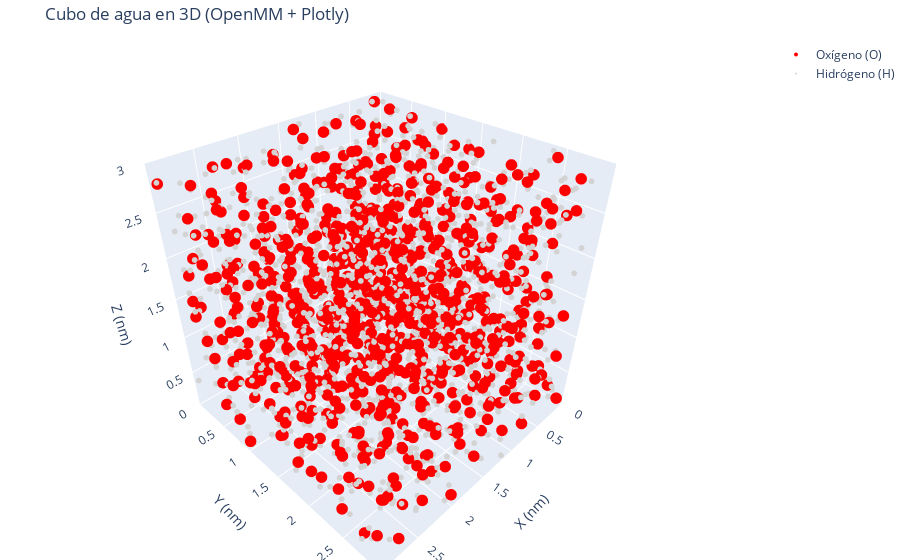
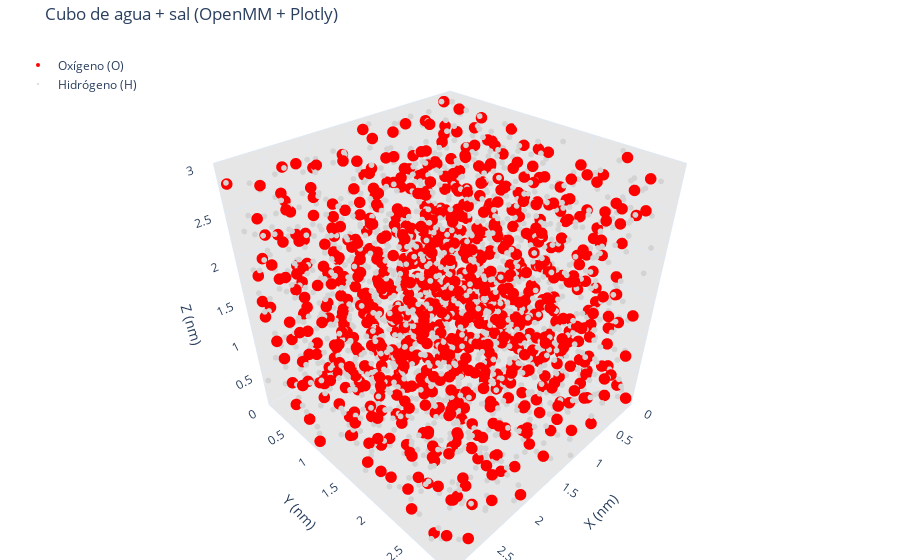

Notebook code cell kept with these figures, in order:
### Code cell
from openmm.app import *
from openmm import *
from openmm.unit import *
from openmm.app import PDBFile
import matplotlib.pyplot as plt
from mpl_toolkits.mplot3d import Axes3D  # necesario para 3D
import numpy as np
import plotly.graph_objects as go
from openmm import unit


# Crear un sistema vacío (solo caja)
topology = Topology()
positions = []

# Crear la caja vacía de 3x3x3 nm
boxSize = Vec3(3.0, 3.0, 3.0) * nanometers  # CORREGIDO

# Crear un sistema vacío con una sola molécula ficticia
modeller = Modeller(topology, positions)

# Cargar el modelo de agua TIP3P
forcefield = ForceField('tip3p.xml')

# Añadir agua para llenar la caja
modeller.addSolvent(forcefield,
                    model='tip3p',
                    boxSize=boxSize)

# Crear el sistema de OpenMM
system = forcefield.createSystem(modeller.topology,
                                 nonbondedMethod=NoCutoff,
                                 constraints=None)

# Guardar a archivo PDB para visualizar (opcional)
with open("cubo_agua.pdb", "w") as f:
    PDBFile.writeFile(modeller.topology, modeller.positions, f)

print(f"¡Cubo de agua generado con {len(modeller.positions)} átomos!")

#########################

# Cargar PDB
pdb = PDBFile("cubo_agua.pdb")

# Extraer posiciones y convertir a numpy array (nm)
positions = pdb.getPositions(asNumpy=True).value_in_unit(nanometer)

# Centrar el sistema: mover todo para que esté entre 0 y 3 nm
min_pos = positions.min(axis=0)
positions -= min_pos  # traslación

# Separar por elementos
elements = [atom.element.symbol for atom in pdb.topology.atoms()]
positions = np.array(positions)

# Coordenadas para O y H
ox = positions[[i for i, e in enumerate(elements) if e == 'O']]
hx = positions[[i for i, e in enumerate(elements) if e == 'H']]

# Crear figura interactiva
fig = go.Figure()

# Oxígenos en rojo
fig.add_trace(go.Scatter3d(
    x=ox[:, 0], y=ox[:, 1], z=ox[:, 2],
    mode='markers',
    marker=dict(size=4, color='red'),
    name='Oxígeno (O)'
))

# Hidrógenos en blanco
fig.add_trace(go.Scatter3d(
    x=hx[:, 0], y=hx[:, 1], z=hx[:, 2],
    mode='markers',
    marker=dict(size=2, color='lightgray'),
    name='Hidrógeno (H)'
))

# Estética y límites del cubo
fig.update_layout(
    scene=dict(
        xaxis=dict(title='X (nm)', range=[0, 3]),
        yaxis=dict(title='Y (nm)', range=[0, 3]),
        zaxis=dict(title='Z (nm)', range=[0, 3]),
        aspectratio=dict(x=1, y=1, z=1)
    ),
    title='Cubo de agua en 3D (OpenMM + Plotly)',
    margin=dict(l=0, r=0, b=0, t=40)
)

fig.show()


################ SAL 
# Obtener elementos
elements = [atom.element.symbol for atom in pdb.topology.atoms()]
positions = np.array(positions)

# Clasificar por tipo
ox = positions[[i for i, e in enumerate(elements) if e == 'O']]
hx = positions[[i for i, e in enumerate(elements) if e == 'H']]
nax = positions[[i for i, e in enumerate(elements) if e == 'Na']]
clx = positions[[i for i, e in enumerate(elements) if e == 'Cl']]

# Crear figura
fig = go.Figure()

# Oxígeno
fig.add_trace(go.Scatter3d(
    x=ox[:, 0], y=ox[:, 1], z=ox[:, 2],
    mode='markers',
    marker=dict(size=4, color='red'),
    name='Oxígeno (O)'
))

# Hidrógeno
fig.add_trace(go.Scatter3d(
    x=hx[:, 0], y=hx[:, 1], z=hx[:, 2],
    mode='markers',
    marker=dict(size=2, color='lightgray'),
    name='Hidrógeno (H)'
))

# Sodio (Na⁺)
fig.add_trace(go.Scatter3d(
    x=nax[:, 0], y=nax[:, 1], z=nax[:, 2],
    mode='markers',
    marker=dict(size=6, color='royalblue', symbol='circle', opacity=0.9),
    name='Sodio (Na⁺)'
))


# Cloro (Cl⁻)
fig.add_trace(go.Scatter3d(
    x=clx[:, 0], y=clx[:, 1], z=clx[:, 2],
    mode='markers',
    marker=dict(size=6, color='seagreen', symbol='circle', opacity=0.9),
    name='Cloruro (Cl⁻)'
))
# Configuración estética del cubo
fig.update_layout(
    title='Cubo de agua + sal (OpenMM + Plotly)',
    scene=dict(
        xaxis=dict(title='X (nm)', range=[0, 3], showbackground=True, backgroundcolor="rgb(230, 230,230)"),
        yaxis=dict(title='Y (nm)', range=[0, 3], showbackground=True, backgroundcolor="rgb(230, 230,230)"),
        zaxis=dict(title='Z (nm)', range=[0, 3], showbackground=True, backgroundcolor="rgb(230, 230,230)"),
        aspectmode='cube'
    ),
    margin=dict(l=0, r=0, b=0, t=40),
    legend=dict(x=0.02, y=0.98),
    template='plotly_white'
)
# Obtener posiciones del modeller
positions = modeller.getPositions()


#  Convertir a arreglo de NumPy en nanómetros
positions_nm = np.array([[pos.x, pos.y, pos.z] for pos in positions]) * positions.unit
positions_nm = positions_nm.value_in_unit(unit.nanometer)

# Extraer elementos por tipo
ox = np.array([p for a, p in zip(modeller.topology.atoms(), positions) if a.element.symbol == 'O'])
hx = np.array([p for a, p in zip(modeller.topology.atoms(), positions) if a.element.symbol == 'H'])
nax = np.array([p for a, p in zip(modeller.topology.atoms(), positions) if a.element.symbol == 'Na'])
clx = np.array([p for a, p in zip(modeller.topology.atoms(), positions) if a.element.symbol == 'Cl'])





fig.show()


print(f"Sistema generado con {len(modeller.positions)} átomos.")

### Figure 1 — Plotly figure (JSON) as saved in the notebook; plotly's stock layout.template omitted (floating-point values rounded to 4 significant figures; data arrays with more than 128 entries replaced by an {"elided": "..."} marker saying what was removed)
{"data": [{"marker": {"color": "red", "size": 4}, "mode": "markers", "name": "Oxígeno (O)", "type": "scatter3d", "x": {"elided": "887 float values"}, "y": {"elided": "887 float values"}, "z": {"elided": "887 float values"}}, {"marker": {"color": "lightgray", "size": 2}, "mode": "markers", "name": "Hidrógeno (H)", "type": "scatter3d", "x": {"elided": "1774 float values"}, "y": {"elided": "1774 float values"}, "z": {"elided": "1774 float values"}}], "layout": {"margin": {"b": 0, "l": 0, "r": 0, "t": 40}, "scene": {"aspectratio": {"x": 1, "y": 1, "z": 1}, "xaxis": {"range": [0, 3], "title": {"text": "X (nm)"}}, "yaxis": {"range": [0, 3], "title": {"text": "Y (nm)"}}, "zaxis": {"range": [0, 3], "title": {"text": "Z (nm)"}}}, "title": {"text": "Cubo de agua en 3D (OpenMM + Plotly)"}}}

### Figure 2 — Plotly figure (JSON) as saved in the notebook; plotly's stock layout.template omitted (floating-point values rounded to 4 significant figures; data arrays with more than 128 entries replaced by an {"elided": "..."} marker saying what was removed)
{"data": [{"marker": {"color": "red", "size": 4}, "mode": "markers", "name": "Oxígeno (O)", "type": "scatter3d", "x": {"elided": "887 float values"}, "y": {"elided": "887 float values"}, "z": {"elided": "887 float values"}}, {"marker": {"color": "lightgray", "size": 2}, "mode": "markers", "name": "Hidrógeno (H)", "type": "scatter3d", "x": {"elided": "1774 float values"}, "y": {"elided": "1774 float values"}, "z": {"elided": "1774 float values"}}, {"marker": {"color": "royalblue", "opacity": 0.9, "size": 6, "symbol": "circle"}, "mode": "markers", "name": "Sodio (Na⁺)", "type": "scatter3d", "x": [], "y": [], "z": []}, {"marker": {"color": "seagreen", "opacity": 0.9, "size": 6, "symbol": "circle"}, "mode": "markers", "name": "Cloruro (Cl⁻)", "type": "scatter3d", "x": [], "y": [], "z": []}], "layout": {"legend": {"x": 0.02, "y": 0.98}, "margin": {"b": 0, "l": 0, "r": 0, "t": 40}, "scene": {"aspectmode": "cube", "xaxis": {"backgroundcolor": "rgb(230, 230,230)", "range": [0, 3], "showbackground": true, "title": {"text": "X (nm)"}}, "yaxis": {"backgroundcolor": "rgb(230, 230,230)", "range": [0, 3], "showbackground": true, "title": {"text": "Y (nm)"}}, "zaxis": {"backgroundcolor": "rgb(230, 230,230)", "range": [0, 3], "showbackground": true, "title": {"text": "Z (nm)"}}}, "title": {"text": "Cubo de agua + sal (OpenMM + Plotly)"}}}
